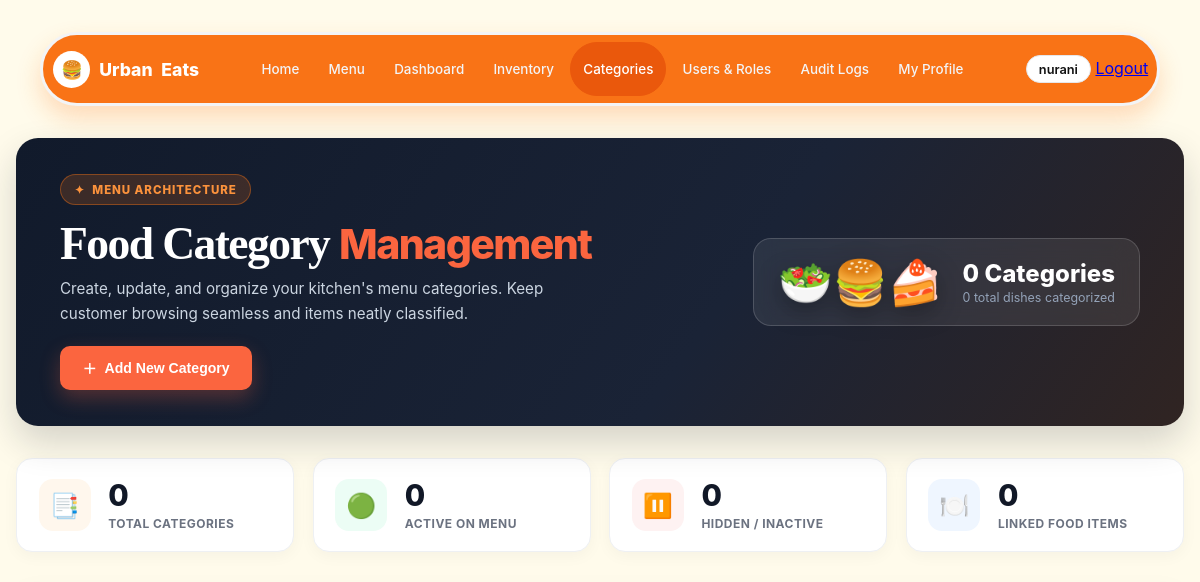
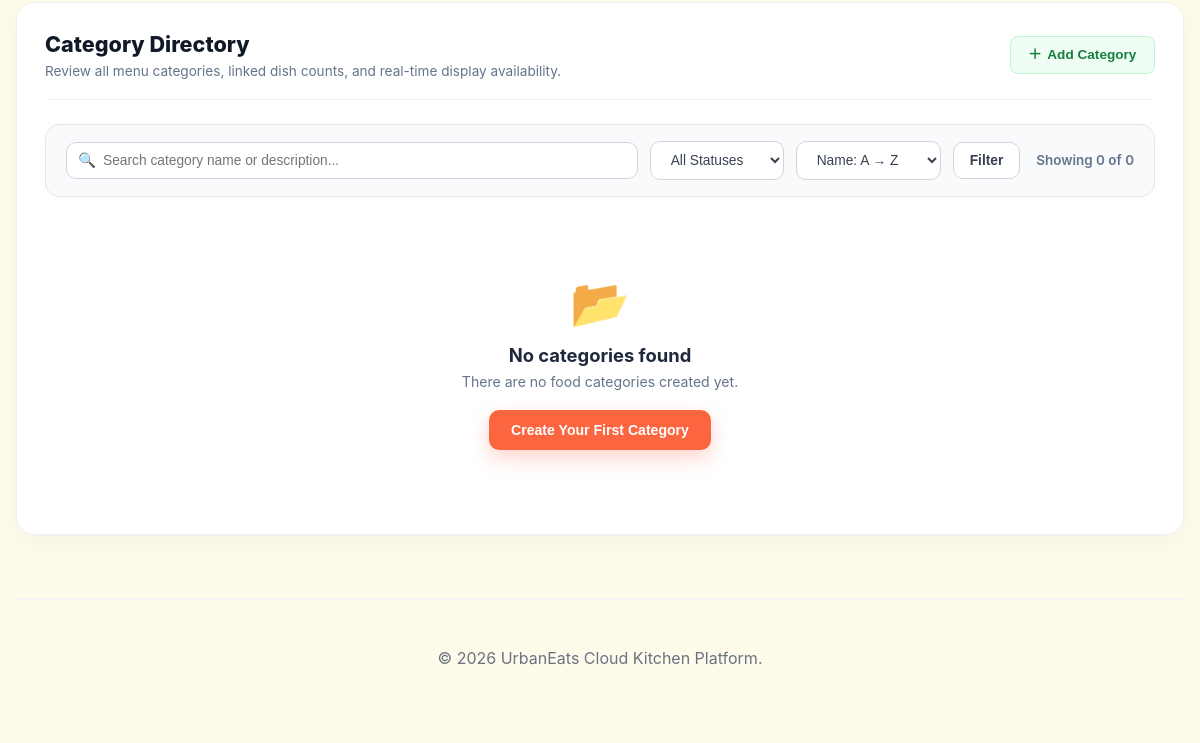
Before: /admin/categories.php (signed in) with the older database file (2 pictures, top to bottom).
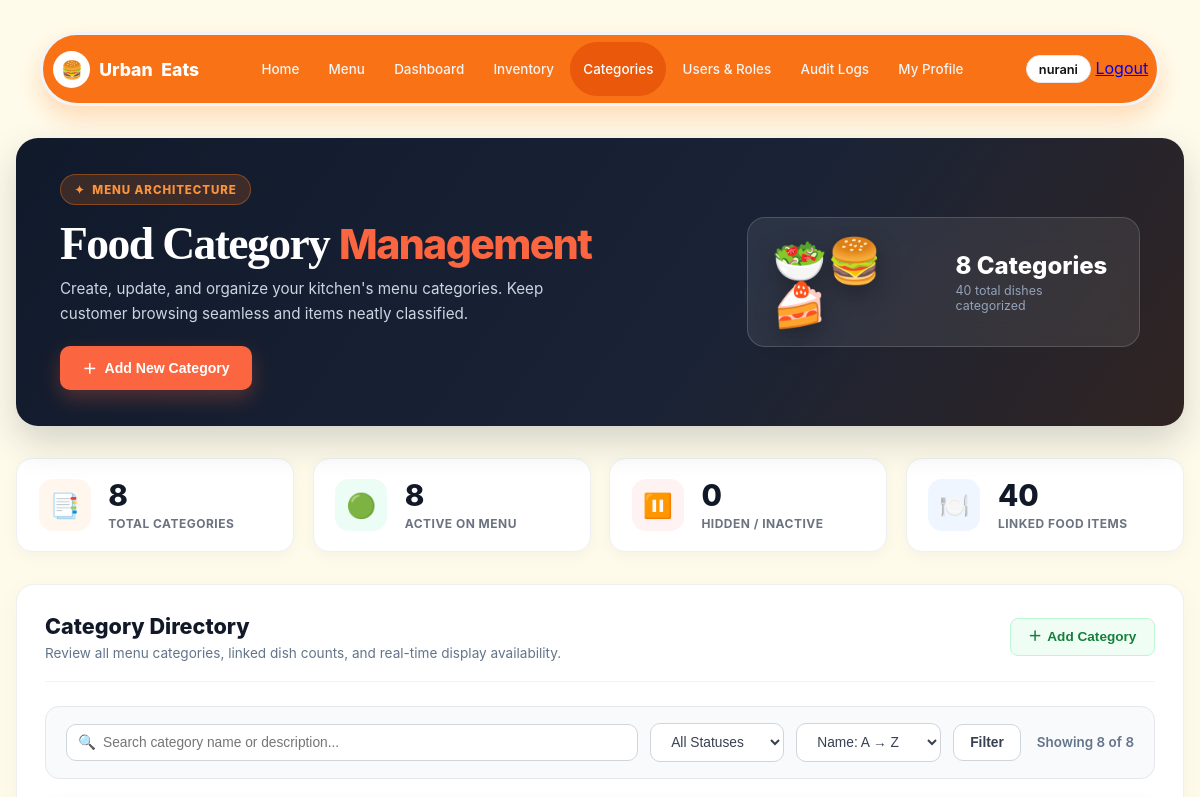
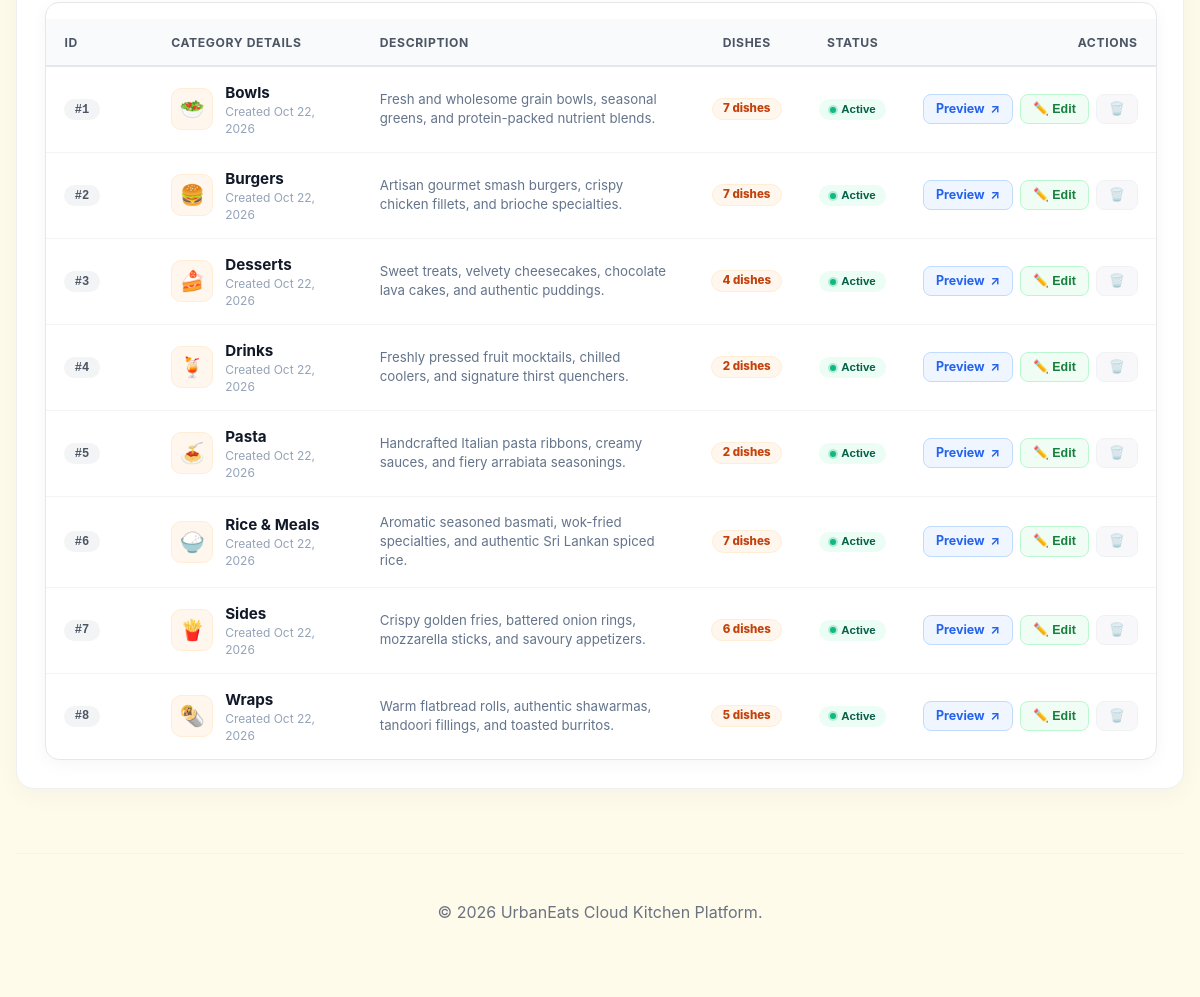
After: the same page with the newer database file (2 pictures, top to bottom).
### tables this page shows
CREATE TABLE `categories` (
  `category_id` int(11) NOT NULL,
  `category_name` varchar(80) NOT NULL,
  `description` text DEFAULT NULL,
  `is_active` tinyint(1) NOT NULL DEFAULT 1,
  `created_at` timestamp NOT NULL DEFAULT current_timestamp(),
  `updated_at` timestamp NOT NULL DEFAULT current_timestamp() ON UPDATE current_timestamp()
);

### admin/categories.php (the view, shortened to what the changed rows need)
<?php
require_once '../config/db.php';
$total_categories = (int)$pdo->query("SELECT COUNT(*) FROM categories")->fetchColumn();
$active_categories = (int)$pdo->query("SELECT COUNT(*) FROM categories WHERE is_active = 1")->fetchColumn();
$total_food_items = (int)$pdo->query("SELECT COUNT(*) FROM food_items")->fetchColumn();
$search = isset($_GET['q']) && is_string($_GET['q']) ? trim($_GET['q']) : '';
$status_filter = isset($_GET['status']) && in_array($_GET['status'], ['active', 'inactive'], true) ? $_GET['status'] : 'all';
$sort = isset($_GET['sort']) && is_string($_GET['sort']) ? $_GET['sort'] : 'name_asc';
$sort_options = [
    'name_asc'   => 'c.category_name ASC',
    'name_desc'  => 'c.category_name DESC',
    'items_desc' => 'item_count DESC, c.category_name ASC',
    'items_asc'  => 'item_count ASC, c.category_name ASC',
    'newest'     => 'c.category_id DESC',
    'oldest'     => 'c.category_id ASC',
];
$order_by = $sort_options[$sort] ?? 'c.category_name ASC';
$conditions = [];
$params = [];
$where_clause = !empty($conditions) ? 'WHERE ' . implode(' AND ', $conditions) : '';
$list_query = "
    SELECT c.category_id, c.category_name, c.description, c.is_active, c.created_at, c.updated_at,
           COUNT(fi.item_id) AS item_count
    FROM categories c
    LEFT JOIN food_items fi ON fi.category = c.category_name
    {$where_clause}
    GROUP BY c.category_id, c.category_name, c.description, c.is_active, c.created_at, c.updated_at
    ORDER BY {$order_by}
";
$list_stmt = $pdo->prepare($list_query);
$list_stmt->execute($params);
$categories = $list_stmt->fetchAll();
function get_category_emoji(string $name): string {
    $lower = mb_strtolower($name);
    if (str_contains($lower, 'burger')) return '🍔';
    if (str_contains($lower, 'bowl')) return '🥗';
    if (str_contains($lower, 'dessert') || str_contains($lower, 'sweet') || str_contains($lower, 'cake')) return '🍰';
    if (str_contains($lower, 'drink') || str_contains($lower, 'beverage') || str_contains($lower, 'juice')) return '🍹';
    if (str_contains($lower, 'pasta') || str_contains($lower, 'spaghetti') || str_contains($lower, 'noodle')) return '🍝';
    if (str_contains($lower, 'rice') || str_contains($lower, 'meal') || str_contains($lower, 'curry') || str_contains($lower, 'biryani')) return '🍚';
    if (str_contains($lower, 'side') || str_contains($lower, 'fries') || str_contains($lower, 'snack')) return '🍟';
    if (str_contains($lower, 'wrap') || str_contains($lower, 'roll') || str_contains($lower, 'shawarma') || str_contains($lower, 'burrito')) return '🌯';
    return '🍽️';
}
$has_active_filters = ($search !== '' || $status_filter !== 'all' || $sort !== 'name_asc');
?>
<?php include '../includes/header.php'; ?>
<div class="cat-management-wrap">
        <section class="cat-hero" aria-labelledby="cat-hero-heading">
            <div class="cat-hero-copy">
                <h1 id="cat-hero-heading">Food Category <span>Management</span></h1>
            </div>
            <div class="cat-hero-visual" aria-hidden="true">
                <div class="cat-hero-card">
                    <div class="cat-hero-stats-mini">
                        <strong><?= $total_categories ?> Categories</strong>
                        <span><?= $total_food_items ?> total dishes categorized</span>
                    </div>
                </div>
            </div>
        </section>
        <section class="cat-stats-grid" aria-label="Category statistics">
            <div class="cat-stat-card">
                <div class="cat-stat-info">
                    <span class="cat-stat-val"><?= $total_categories ?></span>
                    <span class="cat-stat-lbl">Total Categories</span>
                </div>
            </div>
            <div class="cat-stat-card">
                <div class="cat-stat-info">
                    <span class="cat-stat-val"><?= $active_categories ?></span>
                    <span class="cat-stat-lbl">Active on Menu</span>
                </div>
            </div>
            <div class="cat-stat-card">
                <div class="cat-stat-info">
                    <span class="cat-stat-val"><?= $total_food_items ?></span>
                    <span class="cat-stat-lbl">Linked Food Items</span>
                </div>
            </div>
        </section>
        <section class="cat-panel" aria-label="Food Categories Table">
            <div class="cat-panel-header">
                <div>
                    <h2>Category Directory</h2>
                </div>
            </div>
            <form class="cat-toolbar" method="GET" action="categories.php">
                <div class="cat-toolbar-left">
                    <div class="cat-search-box">
                    </div>
                    <select name="status" class="cat-select-filter" aria-label="Filter by status">
                    </select>
                    <select name="sort" class="cat-select-filter" aria-label="Sort categories">
                    </select>
                    <button type="submit" class="cat-toolbar-btn">Filter</button>
                </div>
                <div style="font-size: 0.84rem; color: #64748b; font-weight: 600;">
                    Showing <?= count($categories) ?> of <?= $total_categories ?>
                </div>
            </form>
            <?php if (empty($categories)): ?>
                <div class="cat-empty-state">
                    <div class="cat-empty-icon" aria-hidden="true">📂</div>
                    <h3>No categories found</h3>
                    <p>
                        <?= $has_active_filters ? 'No categories matched your search criteria. Try modifying your filter or query.' : 'There are no food categories created yet.' ?>
                    </p>
                    <?php if ($has_active_filters): ?>
                        <a href="categories.php" class="cat-toolbar-btn">Clear All Filters</a>
                    <?php else: ?>
                        <button type="button" class="cat-hero-cta" onclick="openAddModal()">Create Your First Category</button>
                    <?php endif; ?>
                </div>
            <?php else: ?>
                <div class="data-table-container">
                    <table class="data-table">
                        <thead>
                            <tr>
                                <th style="width: 70px;">ID</th>
                                <th>Category Details</th>
                                <th>Description</th>
                                <th style="text-align: center;">Dishes</th>
                                <th style="text-align: center;">Status</th>
                                <th style="text-align: right;">Actions</th>
                            </tr>
                        </thead>
                        <tbody>
                            <?php foreach ($categories as $cat): ?>
                                <?php
                                $cat_id = (int)$cat['category_id'];
                                $cat_name = $cat['category_name'];
                                $cat_desc = $cat['description'] ?? '';
                                $cat_is_active = (bool)$cat['is_active'];
                                $dish_count = (int)$cat['item_count'];
                                $emoji = get_category_emoji($cat_name);
                                ?>
                                <tr>
                                    <td>
                                        <span class="badge badge-id">#<?= $cat_id ?></span>
                                    </td>
                                    <td>
                                        <div class="cat-cell-title">
                                            <span class="cat-cell-avatar" aria-hidden="true"><?= $emoji ?></span>
                                            <div>
                                                <div class="cat-cell-name"><?= htmlspecialchars($cat_name) ?></div>
                                                <small style="color: #94a3b8; font-size: 0.75rem;">Created <?= date('M j, Y', strtotime($cat['created_at'])) ?></small>
                                            </div>
                                        </div>
                                    </td>
                                    <td>
                                        <div class="cat-cell-desc">
                                            <?= !empty($cat_desc) ? htmlspecialchars($cat_desc) : '<span style="color: #94a3b8; font-style: italic;">No description provided</span>' ?>
                                        </div>
                                    </td>
                                    <td style="text-align: center;">
                                        <span class="badge badge-count">
                                            <?= $dish_count ?> <?= $dish_count === 1 ? 'dish' : 'dishes' ?>
                                        </span>
                                    </td>
                                    <td style="text-align: center;">
                                        <form method="POST" action="categories.php" style="display: inline-block;">
                                            <button type="submit"
                                                    class="badge <?= $cat_is_active ? 'badge-active' : 'badge-inactive' ?>"
                                                    style="border: none; cursor: pointer;"
                                                    title="Click to toggle status (currently <?= $cat_is_active ? 'Active' : 'Inactive' ?>)">
                                                <?= $cat_is_active ? 'Active' : 'Inactive' ?>
                                            </button>
                                        </form>
                                    </td>
                                    <td>
                                        <div class="cat-cell-actions" style="justify-content: flex-end;">
                                            <a href="../menu.php?category=<?= urlencode($cat_name) ?>"
                                               target="_blank"
                                               rel="noopener"
                                               class="btn-cat-action btn-cat-view"
                                               title="View in Customer Menu">
                                                <span>Preview</span> ↗
                                            </a>
                                            <button type="button"
                                                    class="btn-cat-action btn-cat-edit"
                                                    onclick="openEditModal(<?= $cat_id ?>, '<?= htmlspecialchars(addslashes($cat_name), ENT_QUOTES) ?>', '<?= htmlspecialchars(addslashes($cat_desc), ENT_QUOTES) ?>', <?= $cat_is_active ? 'true' : 'false' ?>)"
                                                    title="Edit category details">
                                                <span>✏️ Edit</span>
                                            </button>
                                            <?php if ($dish_count > 0): ?>
                                                <button type="button"
                                                        class="btn-cat-action btn-cat-delete disabled"
                                                        onclick="alert('Cannot delete category \'<?= htmlspecialchars(addslashes($cat_name), ENT_QUOTES) ?>\' because <?= $dish_count ?> dish(es) are currently assigned to it.\n\nPlease reassign or delete these dishes in the kitchen catalogue first, or set this category to Inactive.');"
                                                        title="Protected: Cannot delete while <?= $dish_count ?> dish(es) are assigned">
                                                    <span>🗑️</span>
                                                </button>
                                            <?php endif; ?>
                                        </div>
                                    </td>
                                </tr>
                            <?php endforeach; ?>
                        </tbody>
                    </table>
                </div>
            <?php endif; ?>
        </section>
    </div>
<?php include '../includes/footer.php'; ?>

Changed rows visible on the page:
added categories: category_id "1", category_name "🥗", category_name "Bowls", created_at "Oct 22, 2026", description "Fresh and wholesome grain bowls, seasonal greens, and protein-packed nutrient blends.", dish_count "7", is_active "Active"
added categories: category_id "2", category_name "🍔", category_name "Burgers", created_at "Oct 22, 2026", description "Artisan gourmet smash burgers, crispy chicken fillets, and brioche specialties.", dish_count "7", is_active "Active"
added categories: category_id "3", category_name "🍰", category_name "Desserts", created_at "Oct 22, 2026", description "Sweet treats, velvety cheesecakes, chocolate lava cakes, and authentic puddings.", dish_count "4", is_active "Active"
added categories: category_id "4", category_name "🍹", category_name "Drinks", created_at "Oct 22, 2026", description "Freshly pressed fruit mocktails, chilled coolers, and signature thirst quenchers.", dish_count "2", is_active "Active"
added categories: category_id "5", category_name "🍝", category_name "Pasta", created_at "Oct 22, 2026", description "Handcrafted Italian pasta ribbons, creamy sauces, and fiery arrabiata seasonings.", dish_count "2", is_active "Active"
added categories: category_id "6", category_name "🍚", category_name "Rice & Meals", created_at "Oct 22, 2026", description "Aromatic seasoned basmati, wok-fried specialties, and authentic Sri Lankan spiced rice.", dish_count "7", is_active "Active"
added categories: category_id "7", category_name "🍟", category_name "Sides", created_at "Oct 22, 2026", description "Crispy golden fries, battered onion rings, mozzarella sticks, and savoury appetizers.", dish_count "6", is_active "Active"
added categories: category_id "8", category_name "🌯", category_name "Wraps", created_at "Oct 22, 2026", description "Warm flatbread rolls, authentic shawarmas, tandoori fillings, and toasted burritos.", dish_count "5", is_active "Active"
Other visible differences:
$total_categories: "0" → "8"
$total_food_items: "0" → "40"
$active_categories: "0" → "8"
count($categories): "0" → "8"
text no longer shown: "📂 No categories found There are no food categories created yet. Create Your First Category"
text now shown: "ID CATEGORY DETAILS DESCRIPTION DISHES STATUS ACTIONS"
